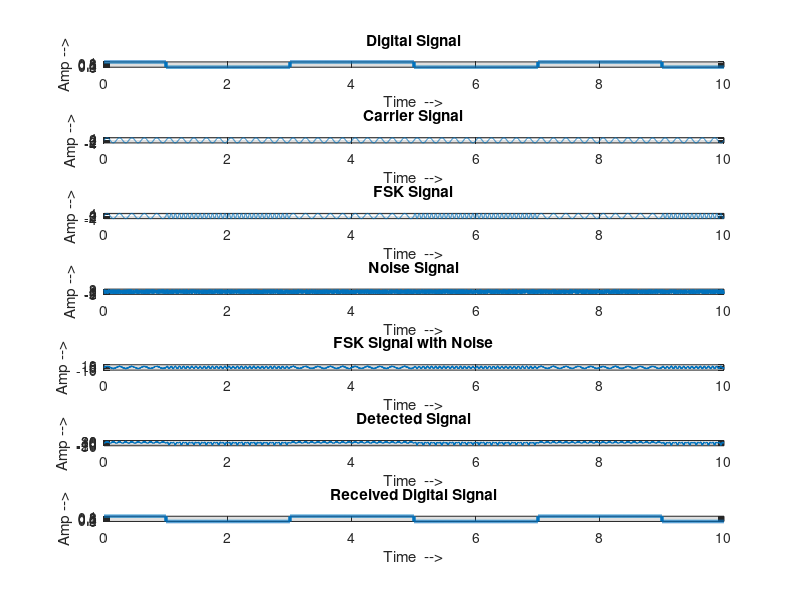

MATLAB code for this plot:
clc; clear all; close all;

pn =1000;
pt=1/pn;
b = [1 0 0 1 1 0 0 1 1 0];
t = 0:pt:10-pt;

ms=[];
for jk=1:length(b)
    for qr=1:pn
        ms = [ms b(jk)];
    end
end

ac = 4; fc1=5; fc2=15;
cs1 = ac*sin(2*pi*fc1*t);
cs2 = ac*sin(2*pi*fc2*t);
st = ms.*cs1 + not(ms).*cs2;

na = 5;
ns = na*[rand(1, length(t))-0.5];
stn = st+ns;
rs = stn.*cs1;

ss = [];
for jk=1:length(b)
    ss = [ss sum(rs(1,(jk-1)*pn+1:jk*pn))];
end

ss = ss/pn;

vt = ac^2/4;
ds=[];

for jk=1:length(b)
    if ss(jk)>=vt
        ts=1;
    else 
        ts=0;
    end
    ds = [ds repmat(ts, 1, pn)];
end

sig_amp = max(stn) - max(st)

subplot(711)
plot(t,ms, 'LineWidth',2.5)
xlabel("Time  -->")
ylabel("Amp -->")
title("Digital Signal");
grid on;

subplot(712)
plot(t,cs1)
xlabel("Time  -->")
ylabel("Amp -->")
title("Carrier Signal");
grid on;

subplot(713)
plot(t,st)
xlabel("Time  -->")
ylabel("Amp -->")
title("FSK Signal");
grid on;

subplot(714)
plot(t,ns)
xlabel("Time  -->")
ylabel("Amp -->")
title("Noise Signal");
grid on;

subplot(715)
plot(t,stn)
xlabel("Time  -->")
ylabel("Amp -->")
title("FSK Signal with Noise");
grid on;

subplot(716)
plot(t,rs)
xlabel("Time  -->")
ylabel("Amp -->")
title("Detected Signal");
grid on;

subplot(717)
plot(t,ds, 'LineWidth', 2.5)
xlabel("Time  -->")
ylabel("Amp -->")
title("Received Digital Signal");
grid on;